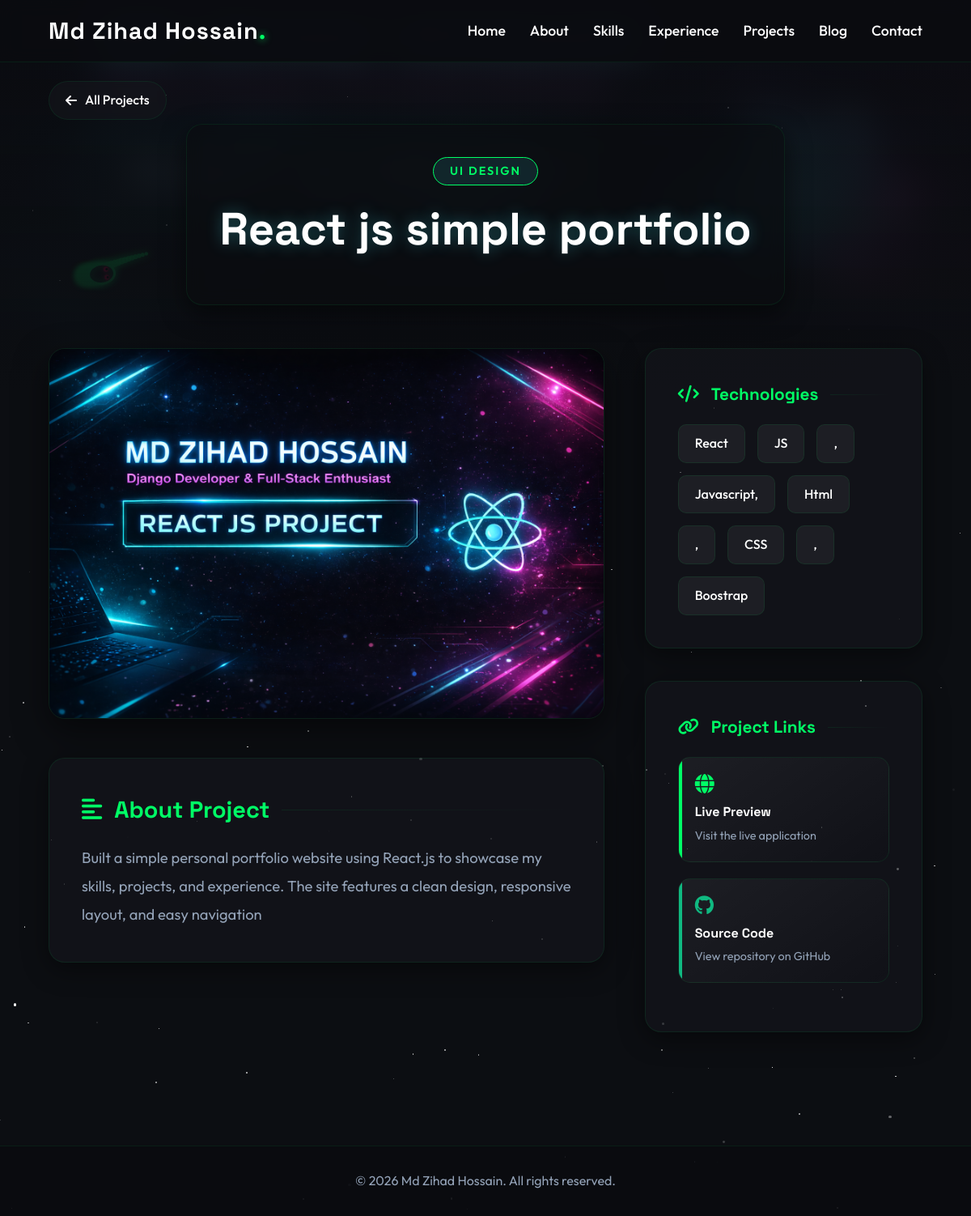
/project/1/, run on the app's committed database.
### myapp/models.py (models this page shows, shortened)
class Hero(models.Model):
    full_name = models.CharField(max_length=100)
    short_title = models.CharField(max_length=100)
    short_intro = models.TextField()
    profile_photo = models.ImageField(upload_to='hero/')
    resume = models.FileField(upload_to='resumes/')
    github_link = models.URLField(blank=True, null=True)
    linkedin_link = models.URLField(blank=True, null=True)
    facebook_link = models.URLField(blank=True, null=True)

class Project(models.Model):
    CATEGORY_CHOICES = [
        ('Web App', 'Web App'),
        ('UI Design', 'UI Design'),
        ('API', 'API'),
        ('Other', 'Other'),
    ]
    title = models.CharField(max_length=200)
    thumbnail = models.ImageField(upload_to='projects/thumbnails/')
    description = models.TextField()
    tech_stack = models.CharField(max_length=255, help_text="Comma-separated technologies")
    live_demo_link = models.URLField(blank=True, null=True)
    github_link = models.URLField(blank=True, null=True)
    category = models.CharField(max_length=20, choices=CATEGORY_CHOICES)

### myapp/views.py (the view)
# urls.py: path('project/<int:pk>/', views.project_detail, name='project_detail'),
def project_detail(request, pk):
    project = get_object_or_404(Project, pk=pk)
    hero = Hero.objects.first()
    return render(request, 'myapp/project_detail.html', {'project': project, 'hero': hero})

### templates/myapp/project_detail.html (shortened to what this page needs)
{% load static %}
<!DOCTYPE html>
<html lang="en">
<head>
    <link rel="stylesheet" href="https://cdnjs.cloudflare.com/ajax/libs/font-awesome/6.4.0/css/all.min.css">
    <link rel="stylesheet" href="{% static 'css/style.css' %}">
</head>
<body>
    <div id="stars"></div>
    <div id="stars2"></div>
    <nav class="navbar scrolled">
        <div class="nav-content">
            <a href="{% url 'index' %}" class="logo">{% if hero %}{{ hero.full_name }}{% else %}Portfolio{% endif %}</a>
            <ul class="nav-links">
                <li><a href="{% url 'index' %}#home">Home</a></li>
                <li><a href="{% url 'index' %}#about">About</a></li>
                <li><a href="{% url 'index' %}#skills">Skills</a></li>
                <li><a href="{% url 'index' %}#experience">Experience</a></li>
                <li><a href="{% url 'index' %}#projects">Projects</a></li>
                <li><a href="{% url 'index' %}#blog">Blog</a></li>
                <li><a href="{% url 'index' %}#contact">Contact</a></li>
            </ul>
        </div>
    </nav>
    <div class="back-nav">
        <a href="{% url 'index' %}#projects"><i class="fas fa-arrow-left"></i> All Projects</a>
    </div>
    <section class="project-hero">
        <div class="hero-bg">
            {% if project.thumbnail %}
            <img src="{{ project.thumbnail.url }}" alt="{{ project.title }}">
            {% endif %}
        </div>
        <div class="project-header-content">
            <span class="category-pill">{{ project.category }}</span>
            <h1 class="project-title">{{ project.title }}</h1>
        </div>
    </section>
    <div class="detail-wrapper">
        <div class="main-content">
            {% if project.thumbnail %}
            <img src="{{ project.thumbnail.url }}" alt="{{ project.title }}" class="featured-img">
            {% endif %}
            <div class="glass-box">
                <h2 class="section-heading"><i class="fas fa-align-left"></i> About Project</h2>
                <div class="content-text">{{ project.description }}</div>
            </div>
        </div>
        <div class="sidebar">
            <div class="glass-box">
                <h2 class="section-heading" style="font-size: 1.3rem;"><i class="fas fa-code"></i> Technologies</h2>
                <div class="tech-grid">
                    {% for tech in project.tech_stack.split %}
                    <span class="tech-pill">{{ tech }}</span>
                    {% endfor %}
                </div>
            </div>
            <div class="glass-box">
                <h2 class="section-heading" style="font-size: 1.3rem;"><i class="fas fa-link"></i> Project Links</h2>
                {% if project.live_demo_link %}
                <a href="{{ project.live_demo_link }}" target="_blank" class="link-card">
                    <i class="fas fa-globe"></i>
                    <h4>Live Preview</h4>
                    <p>Visit the live application</p>
                </a>
                {% endif %}
                {% if project.github_link %}
                <a href="{{ project.github_link }}" target="_blank" class="link-card"
                    style="--primary-color: var(--secondary-color);">
                    <i class="fab fa-github"></i>
                    <h4>Source Code</h4>
                    <p>View repository on GitHub</p>
                </a>
                {% endif %}
            </div>
        </div>
    </div>
    <footer>
        <p>&copy; {% now "Y" %} {% if hero %}{{ hero.full_name }}{% else %}Portfolio{% endif %}. All rights reserved.</p>
    </footer>
</body>
</html>

### static/css/style.css (style rules this page uses)
:root { --bg-color: #0c0e12; --primary-color: #00ff66; --secondary-color: #10b981; --text-main: #ffffff; --text-muted: #94a3b8; --glass-bg: rgba(20, 22, 28, 0.65); --glass-border: rgba(0, 255, 102, 0.08); --glass-shadow: 0 8px 32px 0 rgba(0, 0, 0, 0.45); --font-heading: 'Space Grotesk', sans-serif; --font-body: 'Outfit', sans-serif; }
* { margin: 0; padding: 0; box-sizing: border-box; }
html { scroll-behavior: smooth; }
body { background-color: var(--bg-color); color: var(--text-main); font-family: var(--font-body); line-height: 1.6; overflow-x: hidden; position: relative; }
#stars, #stars2, #stars3 { position: fixed; top: 0; left: 0; width: 100%; height: 100%; z-index: -1; background: transparent; }
a { text-decoration: none; color: inherit; }
ul { list-style: none; }
.navbar { position: fixed; top: 0; width: 100%; padding: 20px 5%; z-index: 1000; transition: 0.3s; }
.navbar.scrolled { background: rgba(11, 12, 16, 0.9); backdrop-filter: blur(10px); padding: 15px 5%; border-bottom: 1px solid var(--glass-border); }
.nav-content { display: flex; justify-content: space-between; align-items: center; }
.logo { font-family: var(--font-heading); font-size: 1.8rem; font-weight: 700; color: var(--text-main); letter-spacing: 1px; }
.logo::after { content: '.'; color: var(--primary-color); text-shadow: 0 0 10px var(--primary-color); }
.nav-links { display: flex; gap: 30px; }
.nav-links a { font-weight: 500; font-size: 1.1rem; position: relative; transition: 0.3s; }
.nav-links a::after { content: ''; position: absolute; bottom: -5px; left: 0; width: 0; height: 2px; background: var(--primary-color); transition: 0.3s; box-shadow: 0 0 8px var(--primary-color); }
footer { text-align: center; padding: 30px; border-top: 1px solid var(--glass-border); background: rgba(11, 12, 16, 0.9); }
footer p { color: var(--text-muted); }

### data on the page
Hero: full_name "Md Zihad Hossain"
Project: thumbnail (picture), category "UI DESIGN", title "React js simple portfolio", description "Built a simple personal portfolio website using React.js to showcase my skills, projects, and experience. The site features a clean design, responsive layout, and easy navigation"

### other printed values
{{ tech }} "React" "JS" "," "Javascript," "Html" "," "CSS" "," "Boostrap"
